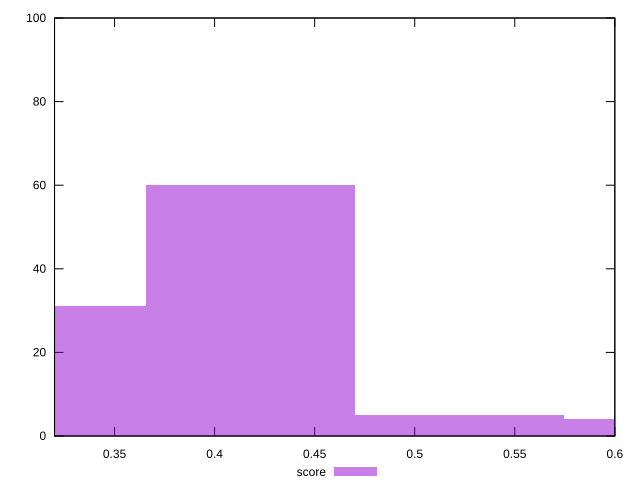

Write the gnuplot code that produced this figure.
reset

$score <<EOF
0.6270905603368531 4
0.5225754669473776 5
0.41806037355790204 60
0.31354528016842653 31
EOF

set key outside below
set boxwidth 0.10451509338947551
set xrange [0.32:0.6]
set yrange [0:100]
set trange [0:100]
set style fill transparent solid 0.5 noborder
set terminal svg size 640, 490 enhanced background rgb 'white'
set output "reports/report_00027_2021-02-24T12-40-31.850Z/render-blocking-resources/samples/astro/score/histogram.svg"

plot $score title "score" with boxes

reset
